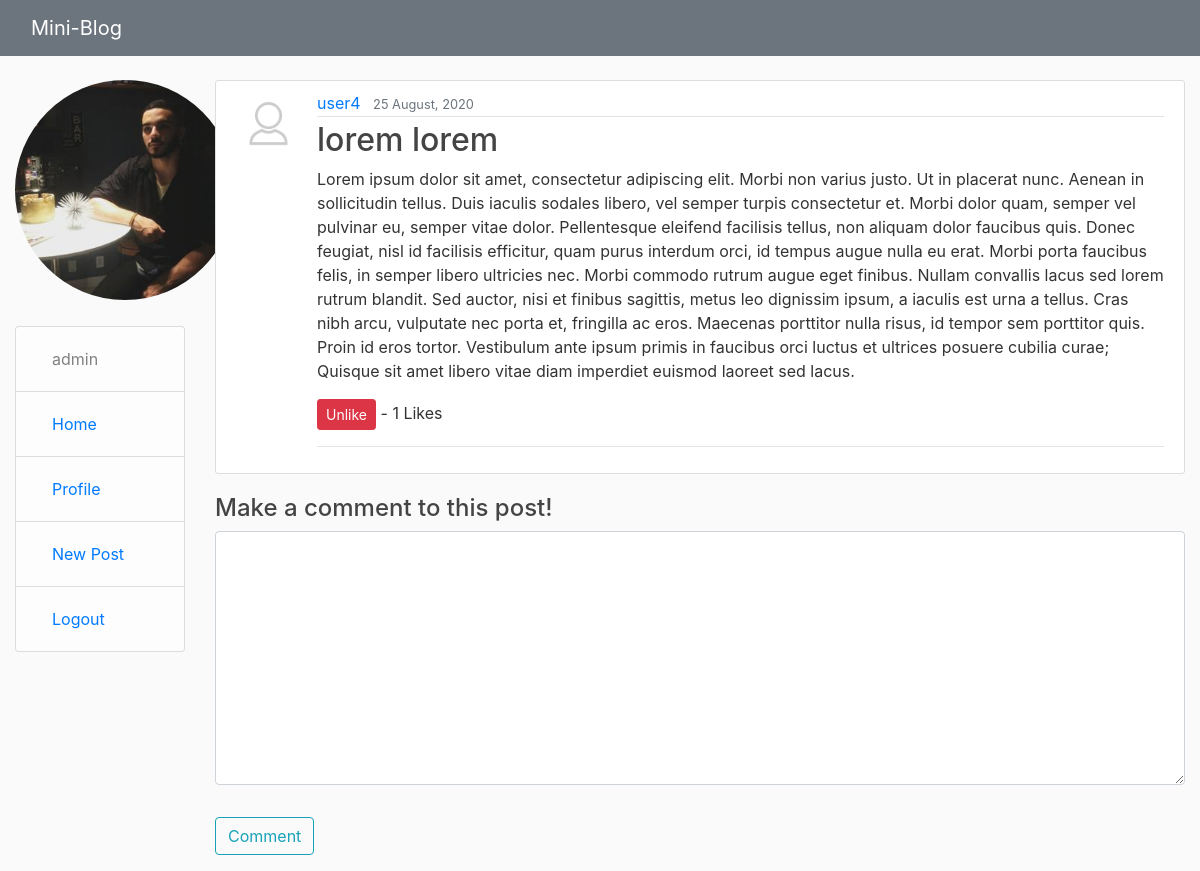
Page /blog/post/8/ (signed in) on the committed database.
### users/models.py (models this page shows, shortened)
class Profile(models.Model):
    user = models.OneToOneField(User, on_delete=models.CASCADE)
    image = models.ImageField(default='default.png', upload_to='profile_pics')

### blog/models.py (models this page shows, shortened)
class Post(models.Model):
    title = models.CharField(max_length=200, help_text='Enter a post title')
    description = models.TextField(max_length=1000, help_text='Enter a description for the post')
    date = models.DateTimeField(default=timezone.now)
    author = models.ForeignKey(User, on_delete=models.CASCADE)
    likes = models.ManyToManyField(User, related_name='blog_post')
    def total_likes(self):
        return self.likes.count()
    class Meta:
        ordering = ['-date']

### blog/views.py (the view, shortened to what this page needs)
# urls.py: path('post/<int:pk>/', views.PostDetailView.as_view(), name='post-detail'),
class PostDetailView(FormMixin, generic.DetailView):
    model = Post
    form_class = CreateComments
    def get_context_data(self, **kwargs):
        context = super(PostDetailView, self).get_context_data(**kwargs)
        actual_post = get_object_or_404(Post, id=self.kwargs['pk'])
        liked = False
        if actual_post.likes.filter(id=self.request.user.id).exists():
            liked = True
        context['total_likes'] = actual_post.total_likes()
        context['liked'] = liked
        context['form'] = CreateComments()
        return context

### blog/forms.py
class CreateComments(forms.ModelForm):
    def __init__(self, *args, **kwargs):
        super(CreateComments, self).__init__(*args, **kwargs)  # Call to ModelForm constructor
        self.fields['description'].widget.attrs['cols'] = 60
        self.fields['description'].widget.attrs['rows'] = 10
    class Meta:
        model = Comments
        fields = ['description']
        labels = {'description': ''}

### blog/templates/blog/post_detail.html (shortened to what this page needs)
{% extends "base_generic.html" %}
{% load crispy_forms_tags %}
{% block content %}
    <article class="media content-section">
      <img class="rounded-circle article-img" src="{{ object.author.profile.image.url }}">
      <div class="media-body">
        <div class="article-metadata">
          <a class="mr-2" href="{{ post.author.get_absolute_url }}">{{ object.author }}</a>
          <small class="text-muted">{{ object.date|date:"d F, Y" }}</small>
        </div>
        <h2 class="article-title">{{ object.title }}</h2>
        <p class="article-content">{{ object.description }}</p>
        <form action="{% url 'like-post' object.pk %}" method="POST">
        {% if user.is_authenticated %}
          {% if liked %}
              <button type="submit" name="post_id" value="{{ object.id }}" class="btn btn-danger btn-sm">Unlike</button>
          {% else %}
              <button type="submit" name="post_id" value="{{ object.id }}" class="btn btn-primary btn-sm">Like</button>
          {% endif %}
        {% else %}
            <a href="{% url 'login' %}?next={{request.path}}">Login to like or comment this post</a>
        {% endif %}
        - {{ total_likes }} Likes
        </form>
        <hr>
      </div>
    </article>
    {% if user.is_authenticated %}
        <h4>Make a comment to this post!</h4>
        <form method="POST">
            <fieldset class="form-group">
                {{ form|crispy }}
            </fieldset>
            <div class="form-group">
                <button class="btn btn-outline-info" type="submit">Comment</button>
            </div>
        </form>
    {% endif %}
{% endblock %}

### blog/templates/base_generic.html (shortened to what this page needs)
<!DOCTYPE html>
<html lang="en">
<head>
    <link rel="stylesheet" href="https://maxcdn.bootstrapcdn.com/bootstrap/4.0.0/css/bootstrap.min.css">
    {% load static %}
    <link rel="stylesheet" href="{% static 'blog/css/main.css' %}">
</head>
<body>
    <header class="site-header">
      <nav class="navbar navbar-expand-md navbar-dark bg-secondary fixed-top">
        <div class="col-md-2">
          <a class="navbar-brand mr-4" href="{% url 'index' %}">Mini-Blog</a>
        </div>
      </nav>
    </header>
    <div class="container-fluid">
        <div class="row">
            <div class="col-md-2">
            {% block sidebar %}
                {% if user.is_authenticated %}
                    <div>
                        <div class="media">
                            <img class="rounded-circle home-img" src="{{ user.profile.image.url }}">
                        </div>
                    </div>
                {% endif %}
                <ul class="sidebar-nav">
                    <li class="list-group-item list-group-item-light"><a class="nav-item nav-link">{{ user.username }}</a></li>
                    <li class="list-group-item list-group-item-light"><a class="nav-item nav-link" href="{% url 'index' %}">Home</a></li>
                    {% if user.is_authenticated %}
                        <li class="list-group-item list-group-item-light"><a class="nav-item nav-link" href="{% url 'profile' %}">Profile</a></li>
                        <li class="list-group-item list-group-item-light"><a class="nav-item nav-link" href="{% url 'post-create' %}">New Post</a></li>
                        <li class="list-group-item list-group-item-light"><a class="nav-item nav-link" href="{% url 'logout' %}">Logout</a></li>
                    {% else %}
                        <li class="list-group-item list-group-item-light"><a class="nav-item nav-link" href="{% url 'login' %}">Login</a></li>
                        <li class="list-group-item list-group-item-light"><a class="nav-item nav-link" href="{% url 'register' %}">Register</a></li>
                    {% endif %}
                </ul>
            {% endblock %}
            </div>
            <div class="col-sm-10">
                {% block content %}{% endblock %}
            </div>
        </div>
    </div>
  </body>
</body>
</html>

### blog/static/blog/css/main.css (style rules this page uses)
body { background: #fafafa; color: #333333; margin-top: 5rem; }
h1, h2, h3, h4, h5, h6 { color: #444444; }
ul { margin: 0; }
.content-section { background: #ffffff; padding: 10px 20px; border: 1px solid #dddddd; border-radius: 3px; margin-bottom: 20px; }
.article-title { color: #444444; }
.article-content { white-space: pre-line; }
.article-img { height: 65px; width: 65px; margin-right: 16px; }
.article-metadata { padding-bottom: 1px; margin-bottom: 4px; border-bottom: 1px solid #e3e3e3 }
.home-img { height: 220px; width: 220px; margin-right: 20px; margin-bottom: 16px; }
.sidebar-nav { margin-top: 10px; padding: 0; list-style: none; }

### rows in the picture
Post: author.profile.image (placeholder picture), author "user4", date "25 August, 2020", title "lorem lorem", description "Lorem ipsum dolor sit amet, consectetur adipiscing elit. Morbi non varius justo. Ut in placerat nunc. Aenean in sollicitudin tellus. Duis iaculis sodales libero, vel semper turpis consectetur et. Morbi dolor quam, semper vel pulvinar eu, semper vitae dolor. Pellentesque eleifend facilisis tellus, non aliquam dolor faucibus quis. Donec feugiat, nisl id facilisis efficitur, quam purus interdum orci, id tempus augue nulla eu erat. Morbi porta faucibus felis, in semper libero ultricies nec. Morbi commodo rutrum augue eget finibus. Nullam convallis lacus sed lorem rutrum blandit. Sed auctor, nisi et finibus sagittis, metus leo dignissim ipsum, a iaculis est urna a tellus. Cras nibh arcu,…"

### other values in the picture
{{ user.username }} "admin"
{{ total_likes }} "1"
